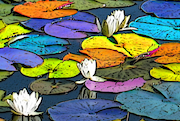
#> input picture ICG_final_project/test.png, 180 x 121 px
$ python color_harmonization.py
#> lines starting #> are read from the running program, lines starting #| are printed output that depends on the picture
### ICG_final_project/utils.py
import numpy as np
from scipy.optimize import minimize_scalar
import matplotlib.pyplot as plt


def bgr2hsv(img: np.ndarray):
    M, N, _ = img.shape
#> M = 121; N = 180
    HSV, img = np.zeros_like(img, dtype=float), img/255.
#> HSV: shape (121, 180, 3) float64; every value is 0
    for m in range(M):
        for n in range(N):
            b, g, r = img[m, n, :]
            c_max, c_min = max(r, g, b), min(r, g, b)
            delta = c_max - c_min
            v = c_max
            s = delta / c_max if c_max != 0 else 0 # saturation
            # hue
            if delta == 0: h = 0
            elif c_max == r: h = 60 * ( (g-b)/delta  % 6)
            elif c_max == g: h = 60 * ( (b-r)/delta + 2)
            elif c_max == b: h = 60 * ( (r-g)/delta + 4)
            if h < 0: h+=360
            HSV[m, n, :] = h, s, v
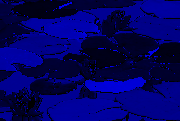
#> HSV: shape (121, 180, 3) float64; mean of channels 0, 1, 2 138.3, 0.6, 0.6; drawn with min black and max white

    return HSV


# [69 lines left out: functions hsv2bgr, hsv2rgb, rad2deg, not called in this run]


def deg2rad(radius):
    return radius * 180 / np.pi


# [36 lines left out: functions get_neighbor_pixels, templateCenterAngleWidth, not called in this run]


def templateEdgeDistance(hue, template):

    sector_distance = []

    for sector in template:

        (angle1, angle2) = sector

        if angle1 <= angle2:
            if angle1 <= hue <= angle2:
                return 0
        # for example, angle1 = 351. angle2 = 9.
        else:
            if 0 <= hue <= angle2 or angle1 <= hue < 360:
                return 0

        distance1 = abs(angle1 - hue)
        distance2 = abs(angle2 - hue)
        if distance1 > 180:
            distance1 = 360 - distance1
        if distance2 > 180:
            distance2 = 360 - distance2

#> (the run stopped early here; a loop or call above may not have finished)
